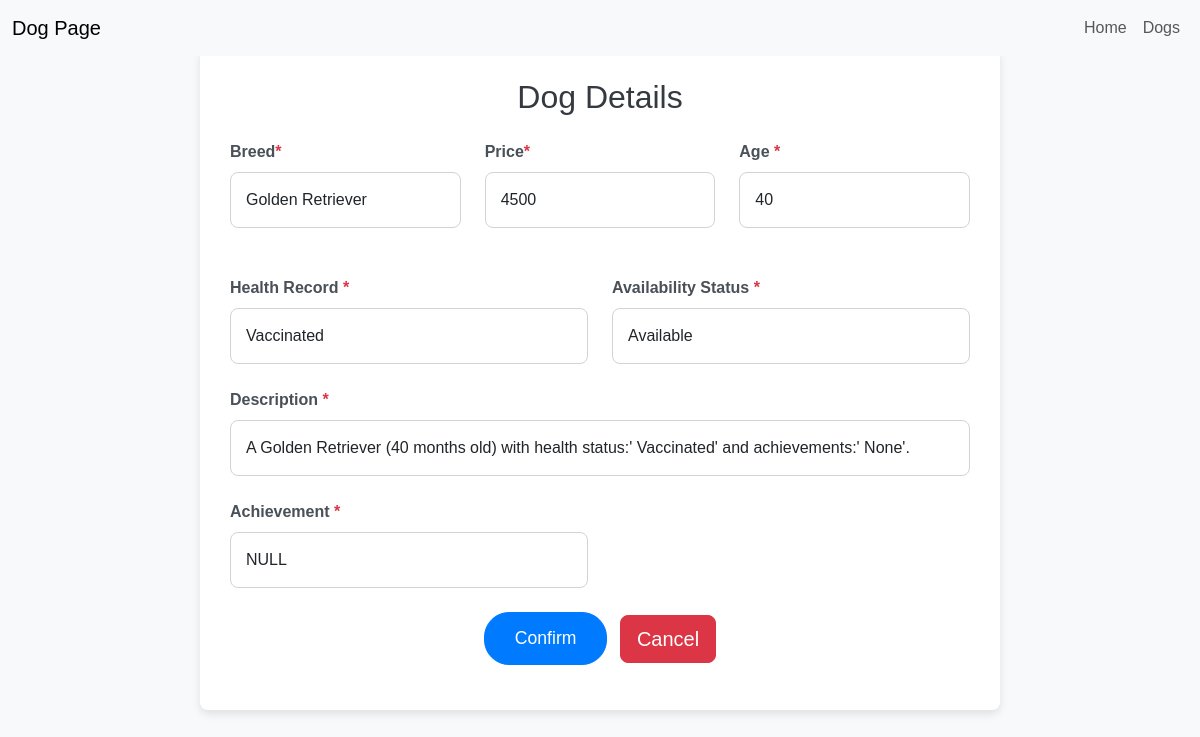
The app's page /edit_dog/5, older data.
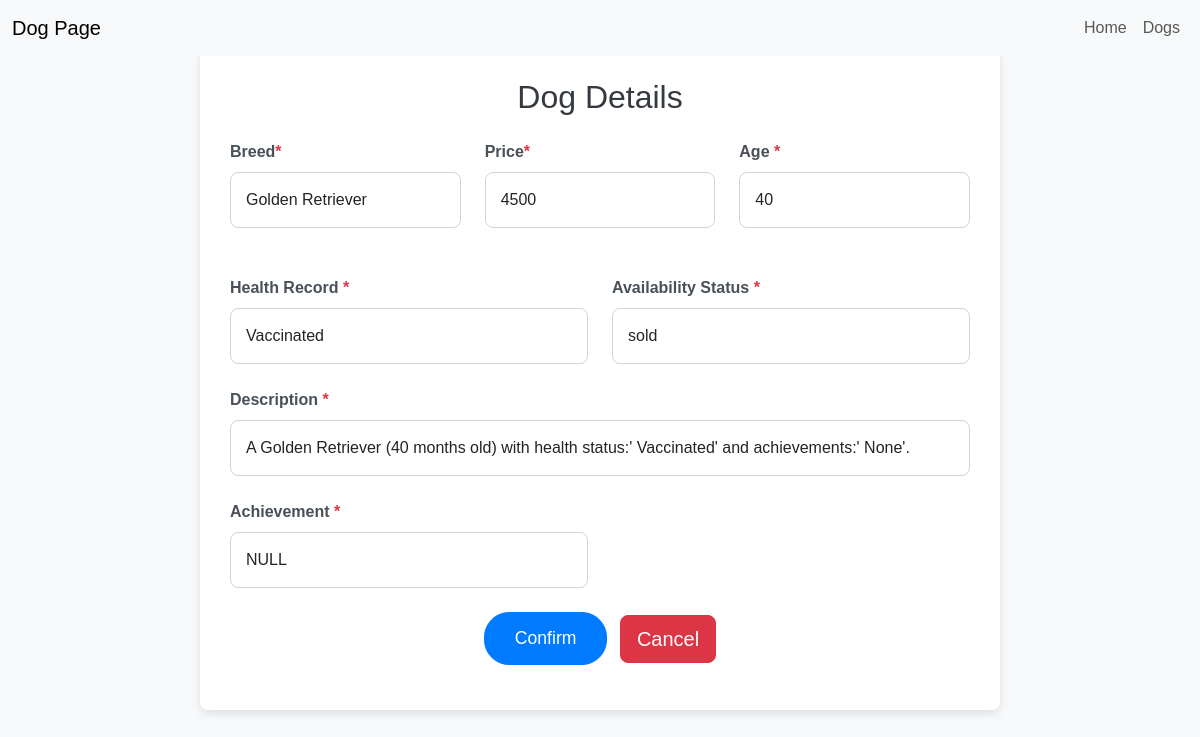
The same page, newer data.
### app.py (models this page shows)
class Pet(db.Model):
    __tablename__ = 'pet'
    pet_id = db.Column(db.Integer, primary_key=True)
    breed = db.Column(db.String(50), nullable=False)
    age_months = db.Column(db.Integer, nullable=False)
    health_records = db.Column(db.String(200))
    price = db.Column(db.Numeric, nullable=False)
    availability_status = db.Column(db.String(20))
    achivement = db.Column(db.String(200))
    image = db.Column(db.String(255))
    description = db.Column(db.String(200))

### app.py (the view, shortened to what this page needs)
@app.route('/edit_dog/<int:pet_id>', methods=['POST', 'GET'])
def edit_dog(pet_id):
    pet = db.session.query(Pet).filter_by(pet_id=pet_id).first()
    if not pet:
        flash("Pet not found", "error")
        return redirect(url_for('admin'))
    return render_template('edit_dog.html',pet=pet)

### app.py (called while the page is built)
@app.before_request
def ensure_fresh_session():
    if not session.get('initialized'):
        session.clear()
        session['initialized'] = True

### templates/edit_dog.html (shortened to what this page needs)
<!DOCTYPE html>
<html lang="en">
<head>
  <link href="https://cdn.jsdelivr.net/npm/bootstrap@5.3.3/dist/css/bootstrap.min.css" rel="stylesheet">
</head>
<body>
    <nav class="navbar navbar-expand-lg navbar-light bg-light fixed-top">
        <div class="container-fluid">
            <span class="navbar-brand mb-0 h1">Dog Page</span>
            <div class="collapse navbar-collapse" id="navbarNav">
                <ul class="navbar-nav ms-auto">
                    <li class="nav-item">
                        <a class="nav-link" href="#"> Home</a>
                    </li>
                    <li class="nav-item">
                        <a class="nav-link" href="{{ url_for('home') }}">Dogs</a>
                    </li>
                </ul>
            </div>
        </div>
    </nav>
  <div class="container mt-5">
    <h1 class="text-center mb-4">Dog Details</h1>
    <form action="{{ url_for('edit_dog', pet_id=pet.pet_id) }}" method="POST" class="mt-4">
      <div class="row g-4">
        <div class="col-md-4">
          <label for="breed" class="form-label">Breed<span class="text-danger">*</span></label>
          <input type="text" class="form-control" id="breed" name="breed" value="{{ pet.breed }}" required>
        </div>
        <div class="col-md-4">
            <label for="price" class="form-label">Price<span class="text-danger">*</span></label>
            <input type="text" class="form-control" id="price" name="price" value="{{ pet.price | round(0) }}" required>
        </div>
        <div class="col-md-4">
          <label for="age" class="form-label">Age <span class="text-danger">*</span></label>
          <input type="text" class="form-control" id="age" name="age" value="{{pet.age_months}}" required>
        </div>
        <div class="col-md-6">
          <label for="Health_Record" class="form-label">Health Record <span class="text-danger">*</span></label>
          <input type="Health_Record" class="form-control" id="Health_Record" name="Health_Record" value="{{pet.health_records}}" required>
        </div>
        <div class="col-md-6">
          <label for="Availability" class="form-label">Availability Status <span class="text-danger">*</span></label>
          <input type="text" class="form-control" id="Availability" name="Availability" value="{{pet.availability_status}}" required>
        </div>
        <div class="col-12">
          <label for="description" class="form-label">Description <span class="text-danger">*</span></label>
          <input type="description" class="form-control" id="description" name="description" value="{{pet.description}}" required>
          </div>
        <div class="col-md-6">
          <label for="achivement" class="form-label">Achievement <span class="text-danger">*</span></label>
          <input type="achivement" class="form-control" id="achivement" name="achivement" value="{{pet.achivement}}" required>
        </div>
        <div class="col-12 text-center">
          <button type="submit" class="btn btn-primary btn-lg">Confirm</button>
          <a href="{{ url_for('admin') }}" class="btn btn-danger btn-lg ms-2">Cancel</a>
        </div>
      </div>
    </form>
  </div>
</body>
</html>

### templates/edit_dog.html (style rules this page uses)
body { background-color: #f8f9fa; font-family: 'Arial', sans-serif; }
.container { max-width: 800px; background-color: #ffffff; padding: 30px; border-radius: 8px; box-shadow: 0 4px 8px rgba(0, 0, 0, 0.1); }
h1 { font-size: 2rem; color: #343a40; }
.form-label { font-weight: bold; color: #495057; }
.btn-primary { background-color: #007bff; border-color: #007bff; padding: 12px 30px; font-size: 1.1rem; border-radius: 25px; }
.form-control, textarea { border-radius: 8px; box-shadow: none; border-color: #ced4da; padding: 15px; }
.row { margin-bottom: 15px; }

Row changes from the older to the newer data that the page shows:
changed Pet "Golden Retriever": Availability "Available" → "sold"
